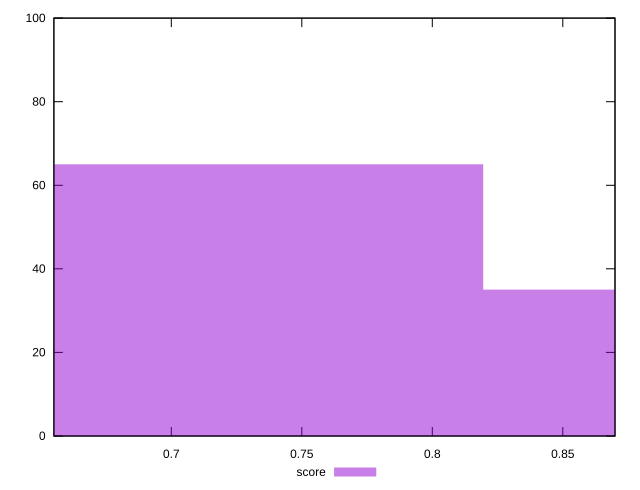

This chart was generated by the following gnuplot code:
reset
set terminal svg size 640, 490
set output "reprap/render-blocking-resources/samples/pages+cached+noexternal+noimg/score/histogram.svg"

$score <<EOF
0.9291783597069697 35
0.6968837697802273 65
EOF

set key outside below
set boxwidth 0.23229458992674243
set yrange [0:100]
set style fill transparent solid 0.5 noborder

plot \
  $score title "score" with boxes, \


reset
